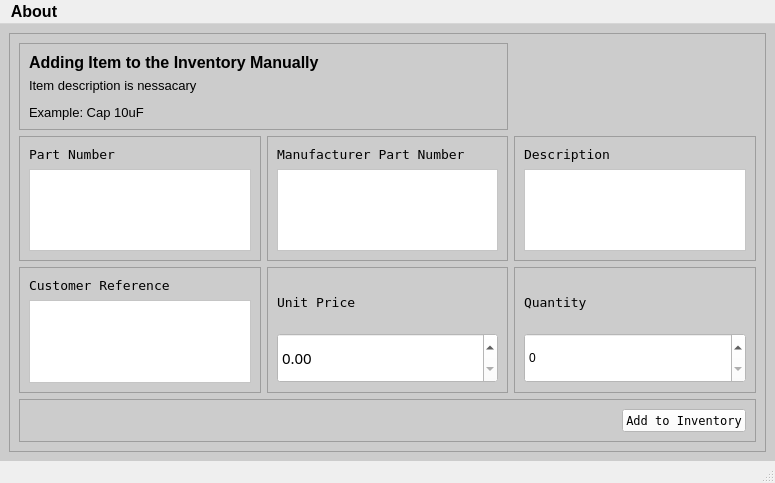
<?xml version="1.0" encoding="UTF-8"?>
<ui version="4.0">
 <class>MainWindow</class>
 <widget class="QMainWindow" name="MainWindow">
  <property name="geometry">
   <rect>
    <x>0</x>
    <y>0</y>
    <width>775</width>
    <height>483</height>
   </rect>
  </property>
  <property name="minimumSize">
   <size>
    <width>600</width>
    <height>265</height>
   </size>
  </property>
  <property name="maximumSize">
   <size>
    <width>16777215</width>
    <height>16777215</height>
   </size>
  </property>
  <property name="windowTitle">
   <string>Electronics Inventory Program - Adding Item</string>
  </property>
  <property name="windowIcon">
   <iconset>
    <normaloff>../Icons/plus.png</normaloff>../Icons/plus.png</iconset>
  </property>
  <widget class="QWidget" name="centralwidget">
   <property name="minimumSize">
    <size>
     <width>0</width>
     <height>0</height>
    </size>
   </property>
   <property name="maximumSize">
    <size>
     <width>16777215</width>
     <height>16777215</height>
    </size>
   </property>
   <property name="styleSheet">
    <string notr="true">background-color: rgb(204, 204, 204);</string>
   </property>
   <layout class="QVBoxLayout" name="verticalLayout_4">
    <item>
     <widget class="QFrame" name="frame">
      <property name="frameShape">
       <enum>QFrame::StyledPanel</enum>
      </property>
      <property name="frameShadow">
       <enum>QFrame::Raised</enum>
      </property>
      <layout class="QGridLayout" name="gridLayout_2">
       <item row="0" column="0" colspan="2">
        <widget class="QFrame" name="frame_8">
         <property name="frameShape">
          <enum>QFrame::StyledPanel</enum>
         </property>
         <property name="frameShadow">
          <enum>QFrame::Raised</enum>
         </property>
         <layout class="QVBoxLayout" name="verticalLayout_7">
          <item>
           <widget class="QLabel" name="title">
            <property name="font">
             <font>
              <family>Arial</family>
              <pointsize>12</pointsize>
             </font>
            </property>
            <property name="text">
             <string>&lt;html&gt;&lt;head/&gt;&lt;body&gt;&lt;p&gt;&lt;span style=&quot; font-weight:600;&quot;&gt;Adding Item to the Inventory Manually&lt;/span&gt;&lt;/p&gt;&lt;/body&gt;&lt;/html&gt;</string>
            </property>
            <property name="alignment">
             <set>Qt::AlignLeading|Qt::AlignLeft|Qt::AlignTop</set>
            </property>
           </widget>
          </item>
          <item>
           <widget class="QLabel" name="label_7">
            <property name="font">
             <font>
              <family>Arial</family>
              <pointsize>10</pointsize>
             </font>
            </property>
            <property name="text">
             <string>&lt;html&gt;&lt;head/&gt;&lt;body&gt;&lt;p&gt;Item description is nessacary&lt;/p&gt;&lt;p&gt;Example: Cap 10uF&lt;/p&gt;&lt;/body&gt;&lt;/html&gt;</string>
            </property>
            <property name="alignment">
             <set>Qt::AlignLeading|Qt::AlignLeft|Qt::AlignTop</set>
            </property>
           </widget>
          </item>
         </layout>
        </widget>
       </item>
       <item row="3" column="0" colspan="3">
        <widget class="QFrame" name="frame_9">
         <property name="frameShape">
          <enum>QFrame::StyledPanel</enum>
         </property>
         <property name="frameShadow">
          <enum>QFrame::Raised</enum>
         </property>
         <layout class="QHBoxLayout" name="horizontalLayout">
          <item>
           <spacer name="horizontalSpacer">
            <property name="orientation">
             <enum>Qt::Horizontal</enum>
            </property>
            <property name="sizeHint" stdset="0">
             <size>
              <width>35</width>
              <height>20</height>
             </size>
            </property>
           </spacer>
          </item>
          <item>
           <widget class="QPushButton" name="btn_add_to_inventory">
            <property name="font">
             <font>
              <family>Terminal</family>
             </font>
            </property>
            <property name="styleSheet">
             <string notr="true">background-color: rgb(255, 255, 255);
</string>
            </property>
            <property name="text">
             <string>Add to Inventory</string>
            </property>
           </widget>
          </item>
         </layout>
        </widget>
       </item>
       <item row="1" column="0">
        <widget class="QFrame" name="frame_2">
         <property name="styleSheet">
          <string notr="true">border-color: rgb(0, 0, 0);</string>
         </property>
         <property name="frameShape">
          <enum>QFrame::StyledPanel</enum>
         </property>
         <property name="frameShadow">
          <enum>QFrame::Raised</enum>
         </property>
         <layout class="QVBoxLayout" name="verticalLayout">
          <item>
           <widget class="QLabel" name="label">
            <property name="font">
             <font>
              <family>Terminal</family>
              <pointsize>10</pointsize>
             </font>
            </property>
            <property name="text">
             <string>Part Number</string>
            </property>
            <property name="alignment">
             <set>Qt::AlignLeading|Qt::AlignLeft|Qt::AlignVCenter</set>
            </property>
           </widget>
          </item>
          <item>
           <widget class="QPlainTextEdit" name="plainTextEdit_part_number">
            <property name="font">
             <font>
              <family>Arial</family>
             </font>
            </property>
            <property name="styleSheet">
             <string notr="true">background-color: rgb(255, 255, 255);</string>
            </property>
            <property name="tabChangesFocus">
             <bool>true</bool>
            </property>
            <property name="undoRedoEnabled">
             <bool>false</bool>
            </property>
            <property name="readOnly">
             <bool>false</bool>
            </property>
            <property name="plainText">
             <string/>
            </property>
            <property name="overwriteMode">
             <bool>false</bool>
            </property>
            <property name="backgroundVisible">
             <bool>false</bool>
            </property>
            <property name="placeholderText">
             <string/>
            </property>
           </widget>
          </item>
         </layout>
        </widget>
       </item>
       <item row="2" column="0">
        <widget class="QFrame" name="frame_5">
         <property name="frameShape">
          <enum>QFrame::StyledPanel</enum>
         </property>
         <property name="frameShadow">
          <enum>QFrame::Raised</enum>
         </property>
         <layout class="QVBoxLayout" name="verticalLayout_2">
          <item>
           <widget class="QLabel" name="label_4">
            <property name="font">
             <font>
              <family>Terminal</family>
              <pointsize>10</pointsize>
             </font>
            </property>
            <property name="text">
             <string>Customer Reference</string>
            </property>
            <property name="alignment">
             <set>Qt::AlignLeading|Qt::AlignLeft|Qt::AlignVCenter</set>
            </property>
           </widget>
          </item>
          <item>
           <widget class="QPlainTextEdit" name="plainTextEdit_customer_ref">
            <property name="font">
             <font>
              <family>Arial</family>
             </font>
            </property>
            <property name="styleSheet">
             <string notr="true">background-color: rgb(255, 255, 255);</string>
            </property>
            <property name="tabChangesFocus">
             <bool>true</bool>
            </property>
            <property name="plainText">
             <string/>
            </property>
            <property name="placeholderText">
             <string/>
            </property>
           </widget>
          </item>
         </layout>
        </widget>
       </item>
       <item row="2" column="1">
        <widget class="QFrame" name="frame_6">
         <property name="frameShape">
          <enum>QFrame::StyledPanel</enum>
         </property>
         <property name="frameShadow">
          <enum>QFrame::Raised</enum>
         </property>
         <layout class="QVBoxLayout" name="verticalLayout_5">
          <item>
           <widget class="QLabel" name="label_5">
            <property name="font">
             <font>
              <family>Terminal</family>
              <pointsize>10</pointsize>
             </font>
            </property>
            <property name="text">
             <string>Unit Price</string>
            </property>
            <property name="alignment">
             <set>Qt::AlignLeading|Qt::AlignLeft|Qt::AlignVCenter</set>
            </property>
           </widget>
          </item>
          <item>
           <widget class="QDoubleSpinBox" name="SpinBox_unit_price">
            <property name="sizePolicy">
             <sizepolicy hsizetype="Minimum" vsizetype="Minimum">
              <horstretch>0</horstretch>
              <verstretch>0</verstretch>
             </sizepolicy>
            </property>
            <property name="font">
             <font>
              <family>Timesw New Romanl</family>
              <pointsize>11</pointsize>
              <weight>50</weight>
              <italic>false</italic>
              <bold>false</bold>
             </font>
            </property>
            <property name="styleSheet">
             <string notr="true">background-color: rgb(255, 255, 255);
font: 11pt &quot;Timesw New Romanl&quot;;</string>
            </property>
            <property name="maximum">
             <double>1000000.000000000000000</double>
            </property>
            <property name="value">
             <double>0.000000000000000</double>
            </property>
           </widget>
          </item>
         </layout>
        </widget>
       </item>
       <item row="1" column="1">
        <widget class="QFrame" name="frame_3">
         <property name="frameShape">
          <enum>QFrame::StyledPanel</enum>
         </property>
         <property name="frameShadow">
          <enum>QFrame::Raised</enum>
         </property>
         <layout class="QVBoxLayout" name="verticalLayout_3">
          <item>
           <widget class="QLabel" name="label_2">
            <property name="font">
             <font>
              <family>Terminal</family>
              <pointsize>10</pointsize>
             </font>
            </property>
            <property name="text">
             <string>Manufacturer Part Number</string>
            </property>
            <property name="alignment">
             <set>Qt::AlignLeading|Qt::AlignLeft|Qt::AlignVCenter</set>
            </property>
           </widget>
          </item>
          <item>
           <widget class="QPlainTextEdit" name="plainTextEdit_manu_part_number">
            <property name="font">
             <font>
              <family>Arial</family>
             </font>
            </property>
            <property name="styleSheet">
             <string notr="true">background-color: rgb(255, 255, 255);</string>
            </property>
            <property name="tabChangesFocus">
             <bool>true</bool>
            </property>
            <property name="plainText">
             <string/>
            </property>
            <property name="placeholderText">
             <string/>
            </property>
           </widget>
          </item>
         </layout>
        </widget>
       </item>
       <item row="1" column="2">
        <widget class="QFrame" name="frame_4">
         <property name="frameShape">
          <enum>QFrame::StyledPanel</enum>
         </property>
         <property name="frameShadow">
          <enum>QFrame::Raised</enum>
         </property>
         <layout class="QVBoxLayout" name="verticalLayout_8">
          <item>
           <widget class="QLabel" name="label_3">
            <property name="font">
             <font>
              <family>Terminal</family>
              <pointsize>10</pointsize>
             </font>
            </property>
            <property name="text">
             <string>Description</string>
            </property>
            <property name="alignment">
             <set>Qt::AlignLeading|Qt::AlignLeft|Qt::AlignVCenter</set>
            </property>
           </widget>
          </item>
          <item>
           <widget class="QPlainTextEdit" name="plainTextEdit_description">
            <property name="font">
             <font>
              <family>Arial</family>
             </font>
            </property>
            <property name="styleSheet">
             <string notr="true">background-color: rgb(255, 255, 255);</string>
            </property>
            <property name="tabChangesFocus">
             <bool>true</bool>
            </property>
            <property name="plainText">
             <string/>
            </property>
            <property name="placeholderText">
             <string/>
            </property>
           </widget>
          </item>
         </layout>
        </widget>
       </item>
       <item row="2" column="2">
        <widget class="QFrame" name="frame_7">
         <property name="frameShape">
          <enum>QFrame::StyledPanel</enum>
         </property>
         <property name="frameShadow">
          <enum>QFrame::Raised</enum>
         </property>
         <layout class="QVBoxLayout" name="verticalLayout_6">
          <item>
           <widget class="QLabel" name="label_6">
            <property name="font">
             <font>
              <family>Terminal</family>
              <pointsize>10</pointsize>
             </font>
            </property>
            <property name="text">
             <string>Quantity</string>
            </property>
            <property name="alignment">
             <set>Qt::AlignLeading|Qt::AlignLeft|Qt::AlignVCenter</set>
            </property>
           </widget>
          </item>
          <item>
           <widget class="QSpinBox" name="spinBox_quantity">
            <property name="sizePolicy">
             <sizepolicy hsizetype="Minimum" vsizetype="Minimum">
              <horstretch>0</horstretch>
              <verstretch>0</verstretch>
             </sizepolicy>
            </property>
            <property name="styleSheet">
             <string notr="true">background-color: rgb(255, 255, 255);
font: 11pt &quot;Timesw New Romanl&quot;;</string>
            </property>
            <property name="maximum">
             <number>1000000</number>
            </property>
            <property name="value">
             <number>0</number>
            </property>
           </widget>
          </item>
         </layout>
        </widget>
       </item>
      </layout>
     </widget>
    </item>
   </layout>
  </widget>
  <widget class="QMenuBar" name="menubar">
   <property name="geometry">
    <rect>
     <x>0</x>
     <y>0</y>
     <width>775</width>
     <height>25</height>
    </rect>
   </property>
   <property name="font">
    <font>
     <family>Arial</family>
     <pointsize>12</pointsize>
     <weight>75</weight>
     <bold>true</bold>
    </font>
   </property>
   <widget class="QMenu" name="menuInfo">
    <property name="title">
     <string>About</string>
    </property>
    <addaction name="actionHow_to_Use"/>
   </widget>
   <addaction name="menuInfo"/>
  </widget>
  <widget class="QStatusBar" name="statusbar"/>
  <action name="actionHow_to_Use">
   <property name="icon">
    <iconset>
     <normaloff>../Icons/question.png</normaloff>../Icons/question.png</iconset>
   </property>
   <property name="text">
    <string>How to Use</string>
   </property>
   <property name="font">
    <font>
     <family>Terminal</family>
    </font>
   </property>
  </action>
 </widget>
 <resources/>
 <connections/>
</ui>
